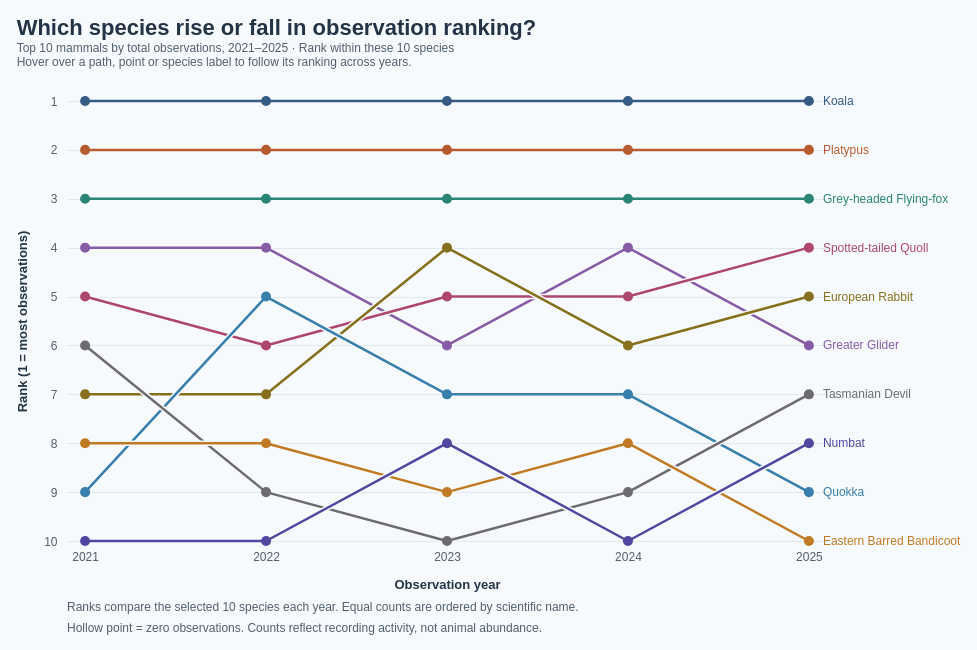

Describe this chart as a Vega-Lite specification.
### Vega specification from a JSON file in a GitHub repository (floating-point values rounded to 4 significant figures)
{"$schema": "https://vega.github.io/schema/vega/v5.json", "description": "Annual observation ranks among the ten most recorded mammal species in 2021–2025, selected by total records in that period from Dataset/observations-794195.csv. Subspecies are merged using the first two scientific-name components; genus-only records are excluded. Annual ranks are ordinal: descending observation count, with scientific name ascending breaking ties. Zero observations are retained and shown as hollow points. Counts reflect reporting activity, not animal abundance. Aggregated counts are embedded for standalone use. Species colours are shared across mammal charts. Eastern Barred Bandicoot is amber and Numbat is indigo; background strokes separate trajectory crossings without changing ranks.", "width": 760, "height": 440, "padding": 16, "background": "#f7fafc", "title": {"text": "Which species rise or fall in observation ranking?", "subtitle": ["Top 10 mammals by total observations, 2021–2025 · Rank within these 10 species", "Hover over a path, point or species label to follow its ranking across years."], "anchor": "start", "font": "Arial", "fontSize": 22, "color": "#243447", "subtitleFont": "Arial", "subtitleFontSize": 12, "subtitleColor": "#52606d", "offset": 24}, "signals": [{"name": "hoveredSpecies", "value": null, "on": [{"events": "@trajectories:mouseover, @points:mouseover, @speciesLabels:mouseover", "update": "datum.scientific_name"}, {"events": "@trajectories:mouseout, @points:mouseout, @speciesLabels:mouseout", "update": "null"}]}], "data": [{"name": "annualCounts", "values": [{"scientific_name": "Phascolarctos cinereus", "species": "Koala", "year": 2021, "count": 110}, {"scientific_name": "Phascolarctos cinereus", "species": "Koala", "year": 2022, "count": 322}, {"scientific_name": "Phascolarctos cinereus", "species": "Koala", "year": 2023, "count": 320}, {"scientific_name": "Phascolarctos cinereus", "species": "Koala", "year": 2024, "count": 451}, {"scientific_name": "Phascolarctos cinereus", "species": "Koala", "year": 2025, "count": 315}, {"scientific_name": "Ornithorhynchus anatinus", "species": "Platypus", "year": 2021, "count": 54}, {"scientific_name": "Ornithorhynchus anatinus", "species": "Platypus", "year": 2022, "count": 82}, {"scientific_name": "Ornithorhynchus anatinus", "species": "Platypus", "year": 2023, "count": 117}, {"scientific_name": "Ornithorhynchus anatinus", "species": "Platypus", "year": 2024, "count": 138}, {"scientific_name": "Ornithorhynchus anatinus", "species": "Platypus", "year": 2025, "count": 124}, {"scientific_name": "Pteropus poliocephalus", "species": "Grey-headed Flying-fox", "year": 2021, "count": 48}, {"scientific_name": "Pteropus poliocephalus", "species": "Grey-headed Flying-fox", "year": 2022, "count": 40}, {"scientific_name": "Pteropus poliocephalus", "species": "Grey-headed Flying-fox", "year": 2023, "count": 79}, {"scientific_name": "Pteropus poliocephalus", "species": "Grey-headed Flying-fox", "year": 2024, "count": 120}, {"scientific_name": "Pteropus poliocephalus", "species": "Grey-headed Flying-fox", "year": 2025, "count": 58}, {"scientific_name": "Petauroides volans", "species": "Greater Glider", "year": 2021, "count": 43}, {"scientific_name": "Petauroides volans", "species": "Greater Glider", "year": 2022, "count": 24}, {"scientific_name": "Petauroides volans", "species": "Greater Glider", "year": 2023, "count": 27}, {"scientific_name": "Petauroides volans", "species": "Greater Glider", "year": 2024, "count": 49}, {"scientific_name": "Petauroides volans", "species": "Greater Glider", "year": 2025, "count": 32}, {"scientific_name": "Dasyurus maculatus", "species": "Spotted-tailed Quoll", "year": 2021, "count": 23}, {"scientific_name": "Dasyurus maculatus", "species": "Spotted-tailed Quoll", "year": 2022, "count": 17}, {"scientific_name": "Dasyurus maculatus", "species": "Spotted-tailed Quoll", "year": 2023, "count": 29}, {"scientific_name": "Dasyurus maculatus", "species": "Spotted-tailed Quoll", "year": 2024, "count": 38}, {"scientific_name": "Dasyurus maculatus", "species": "Spotted-tailed Quoll", "year": 2025, "count": 44}, {"scientific_name": "Oryctolagus cuniculus", "species": "European Rabbit", "year": 2021, "count": 11}, {"scientific_name": "Oryctolagus cuniculus", "species": "European Rabbit", "year": 2022, "count": 14}, {"scientific_name": "Oryctolagus cuniculus", "species": "European Rabbit", "year": 2023, "count": 37}, {"scientific_name": "Oryctolagus cuniculus", "species": "European Rabbit", "year": 2024, "count": 33}, {"scientific_name": "Oryctolagus cuniculus", "species": "European Rabbit", "year": 2025, "count": 35}, {"scientific_name": "Setonix brachyurus", "species": "Quokka", "year": 2021, "count": 4}, {"scientific_name": "Setonix brachyurus", "species": "Quokka", "year": 2022, "count": 22}, {"scientific_name": "Setonix brachyurus", "species": "Quokka", "year": 2023, "count": 20}, {"scientific_name": "Setonix brachyurus", "species": "Quokka", "year": 2024, "count": 33}, {"scientific_name": "Setonix brachyurus", "species": "Quokka", "year": 2025, "count": 21}, {"scientific_name": "Sarcophilus harrisii", "species": "Tasmanian Devil", "year": 2021, "count": 12}, {"scientific_name": "Sarcophilus harrisii", "species": "Tasmanian Devil", "year": 2022, "count": 11}, {"scientific_name": "Sarcophilus harrisii", "species": "Tasmanian Devil", "year": 2023, "count": 17}, {"scientific_name": "Sarcophilus harrisii", "species": "Tasmanian Devil", "year": 2024, "count": 25}, {"scientific_name": "Sarcophilus harrisii", "species": "Tasmanian Devil", "year": 2025, "count": 25}, {"scientific_name": "Perameles gunnii", "species": "Eastern Barred Bandicoot", "year": 2021, "count": 6}, {"scientific_name": "Perameles gunnii", "species": "Eastern Barred Bandicoot", "year": 2022, "count": 14}, {"scientific_name": "Perameles gunnii", "species": "Eastern Barred Bandicoot", "year": 2023, "count": 17}, {"scientific_name": "Perameles gunnii", "species": "Eastern Barred Bandicoot", "year": 2024, "count": 26}, {"scientific_name": "Perameles gunnii", "species": "Eastern Barred Bandicoot", "year": 2025, "count": 13}, {"scientific_name": "Myrmecobius fasciatus", "species": "Numbat", "year": 2021, "count": 2}, {"scientific_name": "Myrmecobius fasciatus", "species": "Numbat", "year": 2022, "count": 8}, {"scientific_name": "Myrmecobius fasciatus", "species": "Numbat", "year": 2023, "count": 19}, {"scientific_name": "Myrmecobius fasciatus", "species": "Numbat", "year": 2024, "count": 20}, {"scientific_name": "Myrmecobius fasciatus", "species": "Numbat", "year": 2025, "count": 22}]}, {"name": "ranked", "source": "annualCounts", "transform": [{"type": "window", "groupby": ["year"], "sort": {"field": ["count", "scientific_name"], "order": ["descending", "ascending"]}, "ops": ["row_number"], "as": ["rank"]}]}, {"name": "endpoints", "source": "ranked", "transform": [{"type": "filter", "expr": "datum.year == 2025"}]}, {"name": "highlight", "source": "ranked", "transform": [{"type": "filter", "expr": "datum.scientific_name == hoveredSpecies"}, {"type": "collect", "sort": {"field": "year"}}]}], "scales": [{"name": "x", "type": "point", "domain": [2021, 2022, 2023, 2024, 2025], "range": "width", "padding": 0.1}, {"name": "y", "type": "linear", "domain": [1, 10], "range": [0, 440], "zero": false, "nice": false}, {"name": "color", "type": "ordinal", "domain": ["Phascolarctos cinereus", "Ornithorhynchus anatinus", "Pteropus poliocephalus", "Petauroides volans", "Dasyurus maculatus", "Oryctolagus cuniculus", "Setonix brachyurus", "Sarcophilus harrisii", "Perameles gunnii", "Myrmecobius fasciatus"], "range": ["#365B85", "#B65C30", "#2A8576", "#885BA6", "#AD4770", "#86701D", "#397FAD", "#6D6B70", "#C17A24", "#5146A0"]}], "axes": [{"orient": "bottom", "scale": "x", "title": "Observation year", "labelPadding": 10, "tickSize": 0, "domainColor": "#c9d3df", "labelColor": "#52606d", "titleColor": "#243447", "titlePadding": 16, "format": "d"}, {"orient": "left", "scale": "y", "title": "Rank (1 = most observations)", "values": [1, 2, 3, 4, 5, 6, 7, 8, 9, 10], "format": "d", "grid": true, "gridColor": "#e1e7ee", "domain": false, "tickSize": 0, "labelPadding": 10, "labelColor": "#52606d", "titleColor": "#243447", "titlePadding": 14}], "marks": [{"type": "group", "from": {"facet": {"name": "series", "data": "ranked", "groupby": ["scientific_name"]}}, "marks": [{"type": "line", "from": {"data": "series"}, "sort": {"field": "datum.year"}, "encode": {"update": {"x": {"scale": "x", "field": "year"}, "y": {"scale": "y", "field": "rank"}, "stroke": {"value": "#f7fafc"}, "strokeWidth": {"signal": "hoveredSpecies == datum.scientific_name ? 7 : 5.5"}, "opacity": {"signal": "hoveredSpecies == null || hoveredSpecies == datum.scientific_name ? 1 : 0.12"}, "strokeCap": {"value": "round"}, "strokeJoin": {"value": "round"}, "cursor": {"value": "pointer"}}}, "interactive": false}, {"name": "trajectories", "type": "line", "from": {"data": "series"}, "sort": {"field": "datum.year"}, "encode": {"update": {"x": {"scale": "x", "field": "year"}, "y": {"scale": "y", "field": "rank"}, "stroke": {"scale": "color", "field": "scientific_name"}, "strokeWidth": {"signal": "hoveredSpecies == datum.scientific_name ? 4 : 2.5"}, "opacity": {"signal": "hoveredSpecies == null || hoveredSpecies == datum.scientific_name ? 1 : 0.12"}, "strokeCap": {"value": "round"}, "strokeJoin": {"value": "round"}, "cursor": {"value": "pointer"}}}}]}, {"type": "line", "interactive": false, "from": {"data": "highlight"}, "encode": {"update": {"x": {"scale": "x", "field": "year"}, "y": {"scale": "y", "field": "rank"}, "stroke": {"value": "#f7fafc"}, "strokeWidth": {"value": 7}, "opacity": {"value": 1}, "strokeCap": {"value": "round"}, "strokeJoin": {"value": "round"}, "cursor": {"value": "pointer"}}}}, {"type": "line", "interactive": false, "from": {"data": "highlight"}, "encode": {"update": {"x": {"scale": "x", "field": "year"}, "y": {"scale": "y", "field": "rank"}, "stroke": {"scale": "color", "field": "scientific_name"}, "strokeWidth": {"value": 4}, "opacity": {"value": 1}, "strokeCap": {"value": "round"}, "strokeJoin": {"value": "round"}, "cursor": {"value": "pointer"}}}}, {"name": "points", "type": "symbol", "from": {"data": "ranked"}, "encode": {"update": {"x": {"scale": "x", "field": "year"}, "y": {"scale": "y", "field": "rank"}, "size": {"signal": "hoveredSpecies == datum.scientific_name ? 120 : 65"}, "fill": {"signal": "datum.count == 0 ? '#f7fafc' : scale('color', datum.scientific_name)"}, "stroke": {"scale": "color", "field": "scientific_name"}, "strokeWidth": {"value": 2}, "opacity": {"signal": "hoveredSpecies == null || hoveredSpecies == datum.scientific_name ? 1 : 0.12"}, "cursor": {"value": "pointer"}, "tooltip": {"signal": "{'Species': datum.species, 'Scientific name': datum.scientific_name, 'Year': datum.year, 'Rank among selected 10': datum.rank, 'Observations': datum.count}"}}}}, {"name": "speciesLabels", "type": "text", "from": {"data": "endpoints"}, "encode": {"update": {"x": {"scale": "x", "field": "year", "offset": 14}, "y": {"scale": "y", "field": "rank"}, "text": {"field": "species"}, "baseline": {"value": "middle"}, "fill": {"scale": "color", "field": "scientific_name"}, "fontSize": {"value": 12}, "fontWeight": {"signal": "hoveredSpecies == datum.scientific_name ? 'bold' : 'normal'"}, "opacity": {"signal": "hoveredSpecies == null || hoveredSpecies == datum.scientific_name ? 1 : 0.12"}, "cursor": {"value": "pointer"}, "tooltip": {"signal": "{'Species': datum.species, 'Scientific name': datum.scientific_name, 'Year': datum.year, 'Rank among selected 10': datum.rank, 'Observations': datum.count}"}}}}, {"type": "text", "interactive": false, "encode": {"update": {"x": {"value": 0}, "y": {"value": 510}, "text": {"value": "Ranks compare the selected 10 species each year. Equal counts are ordered by scientific name."}, "fontSize": {"value": 12}, "fill": {"value": "#52606d"}}}}, {"type": "text", "interactive": false, "encode": {"update": {"x": {"value": 0}, "y": {"value": 531}, "text": {"value": "Hollow point = zero observations. Counts reflect recording activity, not animal abundance."}, "fontSize": {"value": 12}, "fill": {"value": "#52606d"}}}}], "config": {"text": {"font": "Arial"}, "axis": {"labelFont": "Arial", "titleFont": "Arial", "labelFontSize": 12, "titleFontSize": 13}}}
